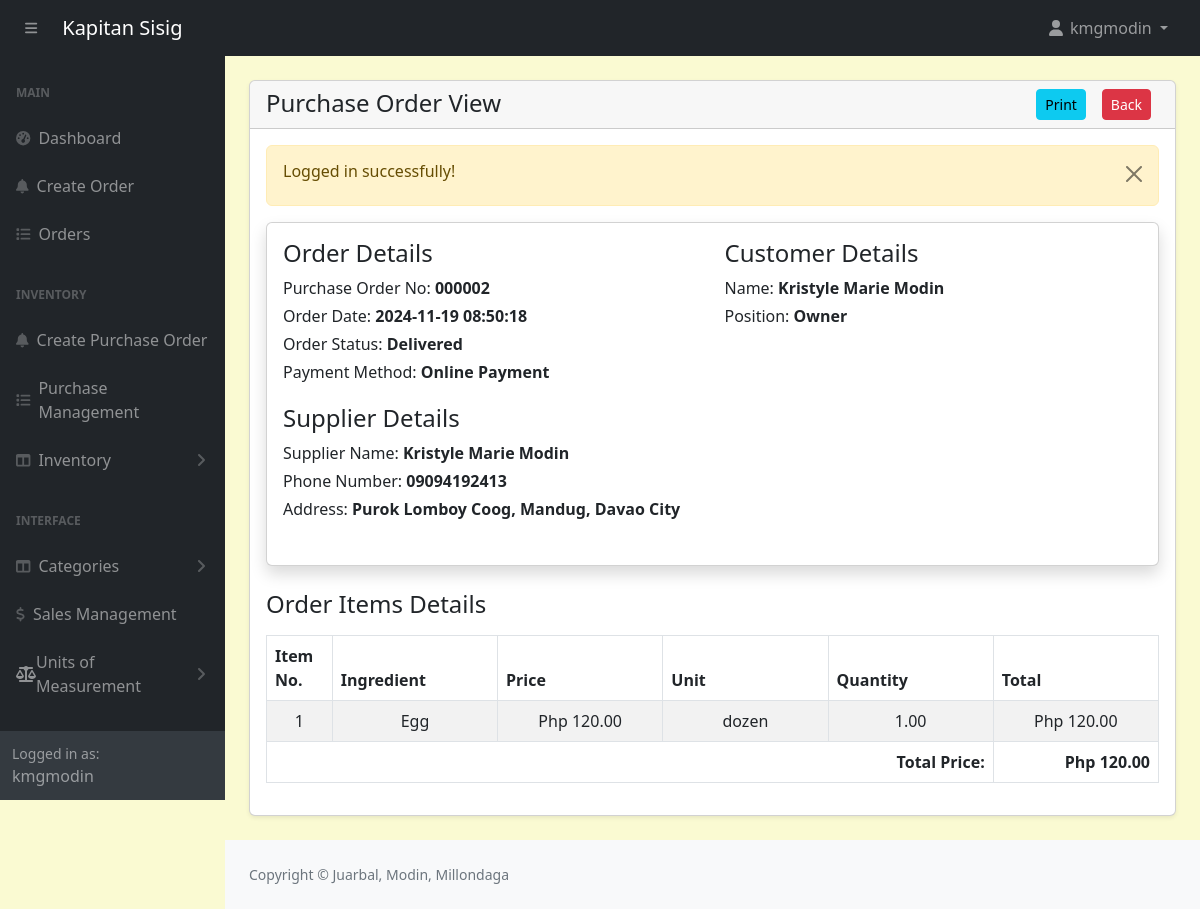
Screenshot of /admin/purchase-orders-view.php?track=000002 (signed in) with the database file from the repository.
### tables this page shows
CREATE TABLE `purchaseorders` (
  `id` int(11) NOT NULL,
  `customer_id` int(11) NOT NULL,
  `tracking_no` varchar(100) NOT NULL,
  `invoice_no` varchar(100) NOT NULL,
  `total_amount` varchar(100) NOT NULL,
  `order_date` datetime NOT NULL,
  `order_status` varchar(100) NOT NULL,
  `ingPayment_mode` varchar(100) NOT NULL,
  `order_placed_by_id` varchar(100) NOT NULL,
  `supplierName` varchar(100) NOT NULL
);

CREATE TABLE `suppliers` (
  `id` int(11) NOT NULL,
  `firstname` varchar(191) NOT NULL,
  `lastname` varchar(191) NOT NULL,
  `phonenumber` varchar(191) NOT NULL,
  `address` varchar(191) NOT NULL
);

CREATE TABLE `ingredients_items` (
  `id` int(11) NOT NULL,
  `order_id` int(11) NOT NULL,
  `ingredient_id` int(11) NOT NULL,
  `unit_id` int(11) NOT NULL,
  `price` decimal(10,2) NOT NULL,
  `quantity` decimal(10,2) NOT NULL
);

CREATE TABLE `ingredients` (
  `id` int(11) NOT NULL,
  `name` varchar(191) NOT NULL,
  `unit_id` int(11) NOT NULL,
  `category` varchar(191) NOT NULL,
  `quantity` decimal(10,2) NOT NULL,
  `reorder_point` decimal(10,2) NOT NULL
);

CREATE TABLE `units_of_measure` (
  `id` int(11) NOT NULL,
  `category_id` int(11) DEFAULT NULL,
  `uom_name` varchar(255) DEFAULT NULL,
  `type` enum('reference','bigger','smaller') DEFAULT NULL,
  `ratio` decimal(10,5) DEFAULT NULL,
  `active` tinyint(1) DEFAULT 1,
  `rounding_precision` decimal(10,5) DEFAULT NULL
);

### admin/purchase-orders-view.php (the view, shortened to what this page needs)
<?php include('includes/header.php'); ?>
<div class="container-fluid px-4 pb-4">
    <div class="card mt-4 shadow-sm">
        <div class="card-header">
            <h4 class="mb-0">Purchase Order View
                <a href="purchase-orders.php" class="btn btn-danger mx-2 btn-sm float-end" style="text-decoration: none;">Back</a>
                <a href="purchase-orders-view-print.php?track=<?= $_GET['track'] ?>" class="btn btn-info mx-2 btn-sm float-end">Print</a>
            </h4>
        </div>
        <div class="card-body">
        <?php
        if(isset($_GET['track'])){
                ?>
                <?php
            $trackingNo = validate($_GET['track']);
            $query = "SELECT po.*, a.* FROM purchaseOrders po, admins a WHERE
                        a.id = po.customer_id AND tracking_no='$trackingNo'
                        ORDER BY po.id DESC";
            $orders = mysqli_query($conn, $query);
            if($orders){
                if(mysqli_num_rows($orders) > 0){
                    $orderData = mysqli_fetch_assoc($orders);
                    $supplierName = $orderData['supplierName'];
                    $supplier = mysqli_query($conn, "SELECT * FROM suppliers WHERE id = '$supplierName' LIMIT 1");
                    $supplierData = mysqli_fetch_assoc($supplier);
                    ?>
                    <div class="card card-body shadow border-1 mb-4 ">
                        <div class="row">
                            <div class="col-md-6">
                                <h4>Order Details</h4>
                                <label class="mb-1">
                                    Purchase Order No: <span class="fw-bold"><?= htmlspecialchars($orderData['tracking_no'], ENT_QUOTES, 'UTF-8'); ?></span>
                                </label>
                                <br/>
                                <label class="mb-1">
                                    Order Date: <span class="fw-bold"><?= htmlspecialchars($orderData['order_date'], ENT_QUOTES, 'UTF-8'); ?></span>
                                </label>
                                <br/>
                                <label class="mb-1">
                                    Order Status: <span class="fw-bold"><?= htmlspecialchars($orderData['order_status'], ENT_QUOTES, 'UTF-8'); ?></span>
                                </label>
                                <br/>
                                <label class="mb-1">
                                    Payment Method: <span class="fw-bold"><?= htmlspecialchars($orderData['ingPayment_mode'], ENT_QUOTES, 'UTF-8'); ?></span>
                                </label>
                                <br/>
                            </div>
                            <div class="col-md-6">
                                <h4>Customer Details</h4>
                                <label class="mb-1">
                                    Name: <span class="fw-bold"><?= htmlspecialchars($orderData['firstname'], ENT_QUOTES, 'UTF-8'); ?> <?= htmlspecialchars($orderData['lastname'], ENT_QUOTES, 'UTF-8'); ?></span>
                                </label>
                                <br/>
                                <label class="mb-1">
                                    Position:
                                    <span class="fw-bold">
                                        <?= $orderData['position'] == 1 ? 'Owner' : 'Employee'?>
                                    </span>
                                </label>
                                <br/>
                                <br/>
                            </div>
                            <div class="col-md-6 pt-3">
                                <h4>Supplier Details</h4>
                                <label class="mb-1">
                                    Supplier Name: <span class="fw-bold"><?= htmlspecialchars($supplierData['firstname'], ENT_QUOTES, 'UTF-8'); ?> <?= htmlspecialchars($supplierData['lastname'], ENT_QUOTES, 'UTF-8'); ?></span>
                                </label>
                                <br/>
                                <label class="mb-1">
                                    Phone Number: <span class="fw-bold"><?= htmlspecialchars($supplierData['phonenumber'], ENT_QUOTES, 'UTF-8'); ?></span>
                                </label>
                                <br/>
                                <label class="mb-1">
                                    Address: <span class="fw-bold"><?= htmlspecialchars($supplierData['address'], ENT_QUOTES, 'UTF-8'); ?></span>
                                </label>
                                <br/>
                                <br/>
                            </div>
                        </div>
                    </div>
                    <?php
                       $orderItemQuery = "
                       SELECT
                           ii.quantity as orderItemQuantity,
                           ii.price as orderItemPrice,
                           i.name as ingredientName,
                           uom.uom_name as unit_name
                       FROM purchaseOrders po
                       JOIN ingredients_items ii ON ii.order_id = po.id
                       JOIN ingredients i ON i.id = ii.ingredient_id
                       JOIN units_of_measure uom ON uom.id = ii.unit_id
                       WHERE po.tracking_no = '$trackingNo'
                        ";
                        $orderItemsRes = mysqli_query($conn, $orderItemQuery);
                        $i = 1;
                        if($orderItemsRes){
                            if(mysqli_num_rows($orderItemsRes) > 0){
                                $totalAmount = 0;
                                ?>
                                    <h4 class="my-3">Order Items Details</h4>
                                    <table class="table table-bordered table-striped">
                                        <thead>
                                            <tr>
                                                <th>Item No. </th>
                                                <th>Ingredient</th>
                                                <th>Price</th>
                                                <th>Unit</th>
                                                <th>Quantity</th>
                                                <th>Total</th>
                                            </tr>
                                        </thead>
                                        <tbody>
                                            <?php while($orderItemRow = mysqli_fetch_assoc($orderItemsRes)): ?>
                                                <tr>
                                                    <td width="5%" class=" text-center">
                                                        <?= $i++; ?>
                                                    </td>
                                                    <td width="15%" class=" text-center">
                                                        <?= $orderItemRow['ingredientName'];?>
                                                    </td>
                                                    <td width="15%" class="text-center">
                                                        Php <?= number_format($orderItemRow['orderItemPrice'], 2); ?>
                                                    </td>
                                                    <td width="15%" class=" text-center">
                                                        <?= $orderItemRow['unit_name'];?>
                                                    </td>
                                                    <td width="15%" class="text-center">
                                                        <?= $orderItemRow['orderItemQuantity']; ?>
                                                    </td>
                                                    <td width="15%" class="text-center">
                                                        Php <?= number_format($orderItemRow['orderItemPrice'] * $orderItemRow['orderItemQuantity'], 2); ?>
                                                    </td>
                                                </tr>
                                                <?php $totalAmount += $orderItemRow['orderItemPrice'] * $orderItemRow['orderItemQuantity']; ?>
                                            <?php endwhile; ?>
                                            <tr>
                                                <td colspan="5" class="text-end fw-bold">Total Price: </td>
                                                <td colspan="1" class="text-end fw-bold">Php <?= number_format($totalAmount, 2); ?></td>
                                            </tr>
                                        </tbody>
                                    </table>
                                <?php
                            }else{
                                echo ' <h5>No record Found!</h5>';
                                return false;
                            }
                        }else{
                            echo ' <h5>No record Found!</h5>';
                            return false;
                        }
                    ?>
                    <?php
                }else{
                    echo ' <h5>No record Found!</h5>';
                    return false;
                }
            }else{
                echo ' <h5>Something Went Wrong!</h5>';
            }
        }
        ?>
        </div>
    </div>
</div>
<?php include('includes/footer.php'); ?>

### admin/assets/css/custom.css (style rules this page uses)
body { margin: 0; font-family: system-ui, -apple-system, "Segoe UI", Roboto, "Helvetica Neue", "Noto Sans", "Liberation Sans", Arial, sans-serif; font-size: 1rem; font-weight: 400; line-height: 1.5; color: #212529; text-align: left; background-color: #FAFAD2; -webkit-text-size-adjust: 100%; -webkit-tap-highlight-color: rgba(0, 0, 0, 0); }

### rows the page displays
purchaseorders: tracking_no "000002", order_date "2024-11-19 08:50:18", order_status "Delivered", ingPayment_mode "Online Payment", admins.firstname "Kristyle Marie", admins.lastname "Modin"
suppliers: firstname "Kristyle Marie", lastname "Modin", phonenumber "09094192413", address "Purok Lomboy Coog, Mandug, Davao City"
ingredients_items: ingredient.name "Egg", price "120.00", units_of_measure.uom_name "dozen", quantity "1.00"

### other values shown
$_SESSION['loggedInUser']['username'] "kmgmodin"
$_SESSION['message'] "Logged in successfully!"
$totalAmount "120.00"
